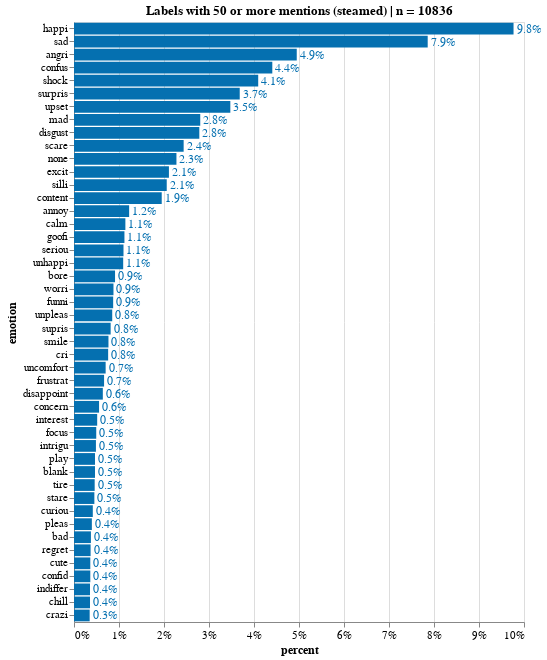

Notebook source saved alongside this figure:
### Code cell
source = df_emo_overall[df_emo_overall['counts'] > 49]
title = 'Labels with 50 or more mentions (steamed) | n = '+ source['counts'].sum().astype(str)
X, Y = 'percent:Q', 'emotion:N'
w, h= 450, 600
txs, ls, ts = 12, 11, 12

chart_overall_per = simple_per_bar(source, title=title, X=X, Y=Y, width=w, height=h, text_size = txs, label_size = ls, title_size=ts)
chart_overall_per.display(renderer='svg')

### Figure 1 — Vega-Lite specification as saved in the notebook (floating-point values rounded to 4 significant figures)
{"config": {"view": {"continuousWidth": 400, "continuousHeight": 300}, "axis": {"labelFontSize": 11, "titleFontSize": 12}}, "layer": [{"mark": "bar", "encoding": {"color": {"condition": {"value": "orange", "test": "(datum.emotion === 'Some')"}, "value": "#0570b0"}, "x": {"type": "quantitative", "axis": {"format": ".0%"}, "field": "percent"}, "y": {"type": "nominal", "field": "emotion", "sort": "-x"}}, "title": "Labels with 50 or more mentions (steamed) | n = 10836"}, {"mark": {"type": "text", "align": "left", "baseline": "middle", "dx": 3, "fontSize": 12}, "encoding": {"color": {"condition": {"value": "orange", "test": "(datum.emotion === 'Some')"}, "value": "#0570b0"}, "text": {"type": "quantitative", "field": "percent", "format": ".1%"}, "x": {"type": "quantitative", "axis": {"format": ".0%"}, "field": "percent"}, "y": {"type": "nominal", "field": "emotion", "sort": "-x"}}, "title": "Labels with 50 or more mentions (steamed) | n = 10836"}], "data": {"name": "data-488d9acce58598fcd2e87bc0f86ebe03"}, "height": 600, "width": 450, "$schema": "https://vega.github.io/schema/vega-lite/v4.8.1.json", "datasets": {"data-488d9acce58598fcd2e87bc0f86ebe03": [{"counts": 1403, "emotion": "happi", "percent": 0.09767}, {"counts": 1129, "emotion": "sad", "percent": 0.0786}, {"counts": 711, "emotion": "angri", "percent": 0.0495}, {"counts": 633, "emotion": "confus", "percent": 0.04407}, {"counts": 588, "emotion": "shock", "percent": 0.04094}, {"counts": 529, "emotion": "surpris", "percent": 0.03683}, {"counts": 499, "emotion": "upset", "percent": 0.03474}, {"counts": 403, "emotion": "mad", "percent": 0.02806}, {"counts": 400, "emotion": "disgust", "percent": 0.02785}, {"counts": 350, "emotion": "scare", "percent": 0.02437}, {"counts": 327, "emotion": "none", "percent": 0.02277}, {"counts": 303, "emotion": "excit", "percent": 0.02109}, {"counts": 296, "emotion": "silli", "percent": 0.02061}, {"counts": 280, "emotion": "content", "percent": 0.01949}, {"counts": 176, "emotion": "annoy", "percent": 0.01225}, {"counts": 164, "emotion": "calm", "percent": 0.01142}, {"counts": 161, "emotion": "goofi", "percent": 0.01121}, {"counts": 158, "emotion": "seriou", "percent": 0.011}, {"counts": 157, "emotion": "unhappi", "percent": 0.01093}, {"counts": 131, "emotion": "bore", "percent": 0.00912}, {"counts": 126, "emotion": "worri", "percent": 0.008772}, {"counts": 125, "emotion": "funni", "percent": 0.008702}, {"counts": 122, "emotion": "unpleas", "percent": 0.008493}, {"counts": 117, "emotion": "supris", "percent": 0.008145}, {"counts": 110, "emotion": "smile", "percent": 0.007658}, {"counts": 109, "emotion": "cri", "percent": 0.007588}, {"counts": 101, "emotion": "uncomfort", "percent": 0.007031}, {"counts": 96, "emotion": "frustrat", "percent": 0.006683}, {"counts": 92, "emotion": "disappoint", "percent": 0.006405}, {"counts": 80, "emotion": "concern", "percent": 0.005569}, {"counts": 74, "emotion": "interest", "percent": 0.005152}, {"counts": 71, "emotion": "focus", "percent": 0.004943}, {"counts": 70, "emotion": "intrigu", "percent": 0.004873}, {"counts": 67, "emotion": "play", "percent": 0.004664}, {"counts": 67, "emotion": "blank", "percent": 0.004664}, {"counts": 66, "emotion": "tire", "percent": 0.004595}, {"counts": 65, "emotion": "stare", "percent": 0.004525}, {"counts": 60, "emotion": "curiou", "percent": 0.004177}, {"counts": 57, "emotion": "pleas", "percent": 0.003968}, {"counts": 54, "emotion": "bad", "percent": 0.003759}, {"counts": 53, "emotion": "regret", "percent": 0.00369}, {"counts": 52, "emotion": "cute", "percent": 0.00362}, {"counts": 52, "emotion": "confid", "percent": 0.00362}, {"counts": 51, "emotion": "indiffer", "percent": 0.003551}, {"counts": 51, "emotion": "chill", "percent": 0.003551}, {"counts": 50, "emotion": "crazi", "percent": 0.003481}]}}
